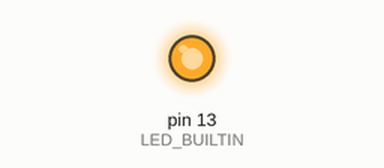
This sketch was run on a simulated Arduino Uno, built with avr-gcc and run on an emulated ATmega328P. Shown: output pins drawn as LEDs (lit = HIGH).

Above: at 0.5 s.
At 53.9 s:
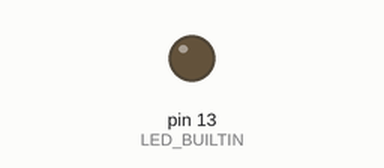
Timing chart, 0 to 74.1 s (numbered marks = the images above):
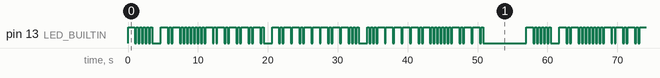

Measured:
- by itself, pin 13 (LED_BUILTIN): moves between LOW and HIGH, repeating every 57.0 s
- by itself, everything shown: repeats every 57.0 s, in 122 steps

The sketch:

morse_code.ino
```cpp
void setup() {
  pinMode(LED_BUILTIN, OUTPUT);
}

void pulse(int on, int off) {
  digitalWrite(LED_BUILTIN, HIGH);
  delay(on);
  digitalWrite(LED_BUILTIN, LOW);
  delay(off);
}

void wordbreak() {
  digitalWrite(LED_BUILTIN, LOW);
  delay(1000);
}

void dit() {
  pulse(300, 200);
}

void dah() {
  pulse(1000, 200);
}

void play(char* input) {
  char* c = input;
  while(*c) {
    if (*c == '-') dah();
    if (*c == '.') dit();
    c++;
  }
}

// morse code letters
void a() { play(".-"); }
void b() { play("-..."); }
void c() { play("-.-."); }
void d() { play("-.."); }
void e() { play("."); }
void f() { play("..-."); }
void g() { play("--."); }
void h() { play("...."); }
void i() { play(".."); }
void j() { play(".---"); }
void k() { play("-.-"); }
void l() { play(".-.."); }
void m() { play("--"); }
void n() { play("-."); }
void o() { play("---"); }
void p() { play(".--."); }
void q() { play("--.-"); }
void r() { play(".-."); }
void s() { play("..."); }
void t() { play("-"); }
void u() { play("..-"); }
void v() { play("...-"); }
void w() { play(".--"); }
void x() { play("-..-"); }
void y() { play("-.--"); }
void z() { play("--.."); }

void loop() {
  t(); h(); e(); wordbreak();
  c(); h(); i(); c(); k(); e(); n(); wordbreak();
  k(); n(); o(); w(); s(); wordbreak();
  s(); o(); m(); e(); t(); h(); i(); n(); g(); wordbreak();

  delay(5000);
}
```
